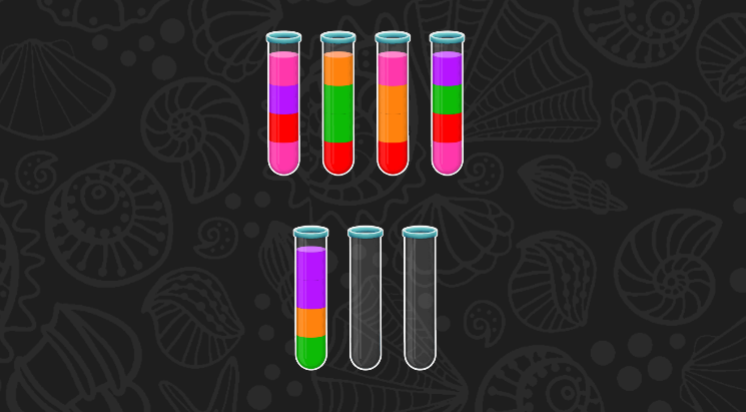
#> input picture images/image.png, 746 x 412 px, found by its file name
$ python solver.py
#> lines starting #> are read from the running program, lines starting #| are printed output that depends on the picture; after the words box and inside, x2 and y2 are one past the last pixel; in counts of white or black regions, pixels touching at a corner belong together
### detect_colors.py
import cv2
import numpy as np
import sys


def find_tubes(img):
    gray = cv2.cvtColor(img, cv2.COLOR_BGR2GRAY)
    blurred = cv2.GaussianBlur(gray, (3, 3), 0)

    edges = cv2.Canny(blurred, 30, 100)

    kernel = np.ones((3, 3), np.uint8)
    dilated_edges = cv2.dilate(edges, kernel, iterations=1)

    contours, _ = cv2.findContours(
        dilated_edges, cv2.RETR_EXTERNAL, cv2.CHAIN_APPROX_SIMPLE
    )

    tubes_boxes = []

    for cnt in contours:
        x, y, width, height = cv2.boundingRect(cnt)

        aspect_ratio = height / float(width)

        if 2.0 < aspect_ratio < 5.0 and height > 80:
            tubes_boxes.append((x, y, width, height))

    tubes_boxes.sort(key=lambda tube: (tube[1] // 50, tube[0]))

    print("tube_boxes:", tubes_boxes)

    return tubes_boxes


# [20 lines left out: functions draw_boxes, show_image, not called in this run]


def get_background_color(img):
    img = cv2.cvtColor(img, cv2.COLOR_BGR2HSV)
    pixels = img.reshape(-1, 3)

    unique, counts = np.unique(pixels, axis=0, return_counts=True)
    background_color = unique[np.argmax(counts)]

    return background_color


def parse_tubes(img, tubes):
    parsed_tubes = []
    hsv = cv2.cvtColor(img, cv2.COLOR_BGR2HSV)
    seen_colors = []

    h_img, w_img = hsv.shape[:2]
    bg_color = get_background_color(img)

    for x, y, width, height in tubes:
        middle = int(x + (width / 2))

        layer_heights = [
            int(y + height * 0.87),
            int(y + height * 0.68),
            int(y + height * 0.49),
            int(y + height * 0.30),
        ]

        tube_layers = []

        for height in layer_heights:
            y0 = max(0, height - 1)
            y1 = min(h_img, height + 2)
            x0 = max(0, middle - 1)
            x1 = min(w_img, middle + 2)

            if y0 >= y1 or x0 >= x1:
                roi = None
            else:
                roi = hsv[y0:y1, x0:x1]

            if roi is None or roi.size == 0:
                avg = (0, 0, 0)
            else:
                avg = cv2.mean(roi)[:3]

            if cv2.norm(bg_color - avg) > 80:
                color_char, seen_colors = color_to_char_dynamic(avg, seen_colors)

                # print(f"BG COLOR: {bg_color}")
                # print(f"AVG: {avg}")

                tube_layers.append(color_char)

        tube_str = "".join(tube_layers).rstrip("0")

        parsed_tubes.append(tube_str)

    return parsed_tubes


def color_to_char_dynamic(
    pixel_color,
    seen_colors,
    alphabet="abcdefghijklmnopqrstuvwxyzABCDEFGHIJKLMNOPQRSTUVWXYZ0123456789",
    hue_tolerance=10,
    sat_tolerance=20,
):
    h, s, v = pixel_color

    # check all previously seen colors to see if it matches our pixel
    for i, known_color in enumerate(seen_colors):
        hue_diff = min(abs(h - known_color[0]), 180 - abs(h - known_color[0]))
        sat_diff = abs(s - known_color[1])

        if hue_diff < hue_tolerance and sat_diff < sat_tolerance:
            return alphabet[i], seen_colors

    if len(seen_colors) < len(alphabet):
        seen_colors.append((int(h), int(s), int(v)))

        return alphabet[len(seen_colors) - 1], seen_colors
    else:
        raise RuntimeError("Not enough characters left")


def detect_colors(path_to_image):
    image = cv2.imread(path_to_image)

    tube_boxes = find_tubes(image)

    return parse_tubes(image, tube_boxes)

def get_tube_center(box):
    return (box[0] + box[2] // 2, box[1] + box[3] // 2)

# [18 lines left out: function get_autoplayer_input, not called in this run]

### solver.py
import subprocess
import sys
import config
from detect_colors import detect_colors

def main():
    if len(sys.argv) <= 1:
        image_file = "image.png"
    else:
        image_file = sys.argv[1]

    exe_path = "./a.exe"

    tubes = detect_colors(image_file)
#> in detect_colors, image is the input picture: shape (412, 746, 3); mean B, G, R 41.6, 40.9, 46.3
#> in find_tubes, `gray = cv2.cvtColor(img, cv2.COLOR_BGR2GRAY)`:
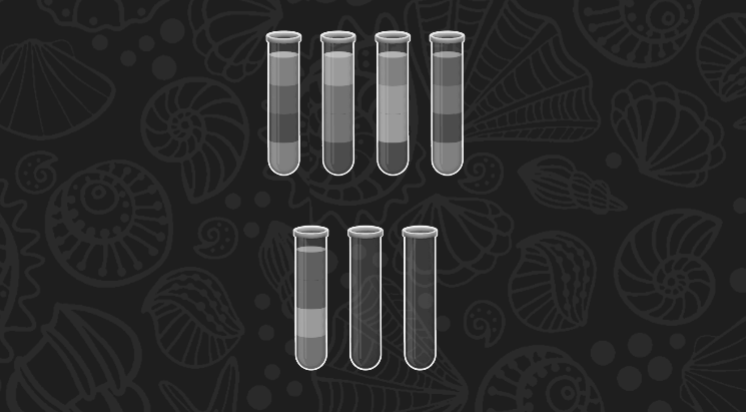
#> gray: shape (412, 746); min 30, max 246, mean 42.6
#> in find_tubes, `edges = cv2.Canny(blurred, 30, 100)`:
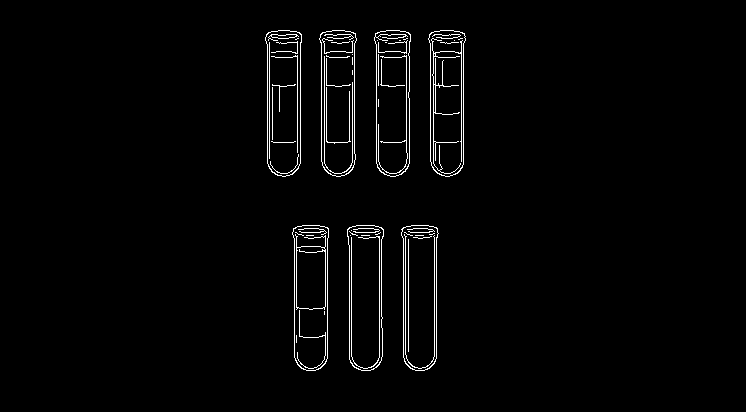
#> edges: shape (412, 746); 2% white in thin lines or dots, all inside (x1, y1, x2, y2) = (265, 30, 466, 371)
#> in find_tubes, `dilated_edges = cv2.dilate(edges, kernel, iterations=1)`:
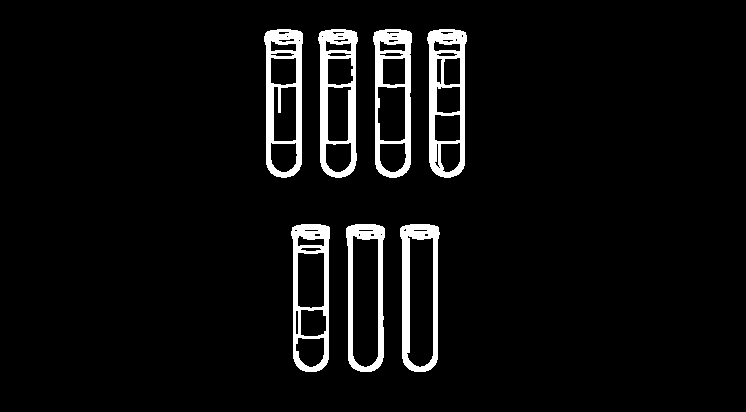
#> dilated_edges: shape (412, 746); 5.6% white; 7 white regions
#> in find_tubes, `contours, _ = cv2.findContours( dilated_edges, cv2.RETR_EXTERNAL, cv2...`: contours = 7 contours; box (x1, y1, x2, y2) and area: (318, 29, 358, 178) 5072, (427, 29, 467, 178) 5066, (400, 224, 440, 372) 5063, (373, 29, 412, 178) 5060, (264, 29, 303, 178) 5060, (291, 224, 330, 372) 5053, (346, 224, 385, 372) 4983
#> the loop in find_tubes, `for cnt in contours:` made 7 passes
#> (x, y, width, height, aspect_ratio) on passes 1 to 7: (400, 224, 40, 148, 3.7), (346, 224, 39, 148, 3.79), (291, 224, 39, 148, 3.79), (427, 29, 40, 149, 3.73), (373, 29, 39, 149, 3.82), (318, 29, 40, 149, 3.73), (264, 29, 39, 149, 3.82)
#> after the loop in find_tubes, `for cnt in contours:`: tubes_boxes = [(400, 224, 40, 148), (346, 224, 39, 148), (291, 224, 39, 148), (427, 29, 40, 149), (373, 29, 39, 149), (318, 29, 40, 149), (264, 29, 39, 149)]
#| tube_boxes: [(264, 29, 39, 149), (318, 29, 40, 149), (373, 29, 39, 149), (427, 29, 40, 149), (291, 224, 39, 148), (346, 224, 39, 148), (400, 224, 40, 148)]
#> in detect_colors, `tube_boxes = find_tubes(image)`: tube_boxes = [(264, 29, 39, 149), (318, 29, 40, 149), (373, 29, 39, 149), (427, 29, 40, 149), (291, 224, 39, 148), (346, 224, 39, 148), (400, 224, 40, 148)]
#> in parse_tubes, `hsv = cv2.cvtColor(img, cv2.COLOR_BGR2HSV)`: hsv: shape (412, 746, 3); mean H, S, V 6.1, 13.5, 49.4
#> in get_background_color, `unique, counts = np.unique(pixels, axis=0, return_counts=True)`: counts = 5850 values, max 158528 at index 0, min 1 at index 211, mean 52.54
#> in get_background_color, `background_color = unique[np.argmax(counts)]`: background_color = [0, 0, 30]
#> the loop in parse_tubes, `for x, y, width, height in tubes:` made 7 passes
#> (x, y, width, middle, layer_heights) on passes 1 to 5: (264, 29, 39, 283, [158, 130, 102, 73]), (318, 29, 40, 338, [158, 130, 102, 73]), (373, 29, 39, 392, [158, 130, 102, 73]), (427, 29, 40, 447, [158, 130, 102, 73]), (291, 224, 39, 310, [352, 324, 296, 268])
#> (x, y, width, middle, layer_heights) on passes 6 to 7: (346, 224, 39, 365, [352, 324, 296, 268]), (400, 224, 40, 420, [352, 324, 296, 268])
#> after the loop in parse_tubes, `for x, y, width, height in tubes:`: parsed_tubes = ['abca', 'bdde', 'beea', 'abdc', 'decc', '', '']; seen_colors = [(163, 200, 255), (0, 255, 255), (141, 235, 255), (59, 247, 187), (15, 242, 255)]
#> tubes = ['abca', 'bdde', 'beea', 'abdc', 'decc', '', '']

    for i, tube in enumerate(tubes):
        if (tube == ''):
            tubes[i] = '.EMPTY'
#> this loop made 7 passes
#> after the loop, tubes = ['abca', 'bdde', 'beea', 'abdc', 'decc', '.EMPTY', '.EMPTY']

    tubes.append('.END')
    stdin = '\n'.join(tubes)

    print(stdin)
#| abca
#| bdde
#| beea
#| abdc
#| decc
#| .EMPTY
#| .EMPTY
#| .END

    try:
        process = subprocess.run(
            [exe_path],
            input=stdin,
            text=True,
            capture_output=True,
            check=True
        )

        print(process.stdout)
    except subprocess.CalledProcessError as e:
        print("Solver crashed!")
        print(e.stderr)

if __name__ == "__main__":
    main()
#> (the call stopped at in main, `process = subprocess.run( [exe_path], input=stdin, text=True, capture_..`: subprocess is not available in this run)
